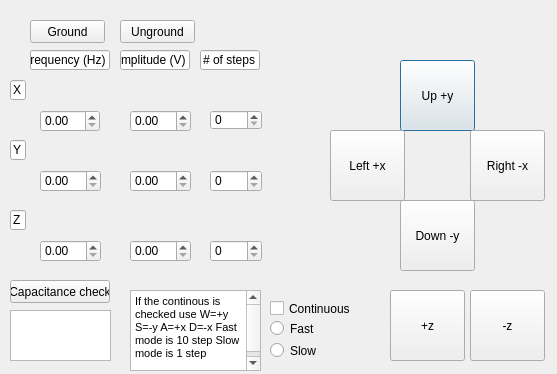
<?xml version="1.0" encoding="UTF-8"?>
<ui version="4.0">
 <class>Steps_2</class>
 <widget class="QDialog" name="Steps_2">
  <property name="geometry">
   <rect>
    <x>0</x>
    <y>0</y>
    <width>557</width>
    <height>374</height>
   </rect>
  </property>
  <property name="windowTitle">
   <string>Dialog</string>
  </property>
  <widget class="QPushButton" name="btn_up">
   <property name="geometry">
    <rect>
     <x>400</x>
     <y>60</y>
     <width>75</width>
     <height>71</height>
    </rect>
   </property>
   <property name="text">
    <string>Up +y</string>
   </property>
  </widget>
  <widget class="QPushButton" name="btn_down">
   <property name="geometry">
    <rect>
     <x>400</x>
     <y>200</y>
     <width>75</width>
     <height>71</height>
    </rect>
   </property>
   <property name="text">
    <string>Down -y</string>
   </property>
  </widget>
  <widget class="QPushButton" name="btn_right">
   <property name="geometry">
    <rect>
     <x>470</x>
     <y>130</y>
     <width>75</width>
     <height>71</height>
    </rect>
   </property>
   <property name="text">
    <string>Right -x</string>
   </property>
  </widget>
  <widget class="QPushButton" name="btn_left">
   <property name="geometry">
    <rect>
     <x>330</x>
     <y>130</y>
     <width>75</width>
     <height>71</height>
    </rect>
   </property>
   <property name="text">
    <string>Left +x</string>
   </property>
  </widget>
  <widget class="QPushButton" name="btn_Cap_check">
   <property name="geometry">
    <rect>
     <x>10</x>
     <y>280</y>
     <width>100</width>
     <height>23</height>
    </rect>
   </property>
   <property name="text">
    <string>Capacitance check</string>
   </property>
  </widget>
  <widget class="QPushButton" name="btn_ground">
   <property name="geometry">
    <rect>
     <x>30</x>
     <y>20</y>
     <width>75</width>
     <height>23</height>
    </rect>
   </property>
   <property name="text">
    <string>Ground</string>
   </property>
  </widget>
  <widget class="QPushButton" name="btn_unground">
   <property name="geometry">
    <rect>
     <x>120</x>
     <y>20</y>
     <width>75</width>
     <height>23</height>
    </rect>
   </property>
   <property name="text">
    <string>Unground</string>
   </property>
  </widget>
  <widget class="QPushButton" name="btn_up_z">
   <property name="geometry">
    <rect>
     <x>390</x>
     <y>290</y>
     <width>75</width>
     <height>71</height>
    </rect>
   </property>
   <property name="text">
    <string>+z</string>
   </property>
  </widget>
  <widget class="QPushButton" name="btn_down_z">
   <property name="geometry">
    <rect>
     <x>470</x>
     <y>290</y>
     <width>75</width>
     <height>71</height>
    </rect>
   </property>
   <property name="text">
    <string>-z</string>
   </property>
  </widget>
  <widget class="QDoubleSpinBox" name="btn_Frequency_z">
   <property name="geometry">
    <rect>
     <x>40</x>
     <y>240</y>
     <width>61</width>
     <height>22</height>
    </rect>
   </property>
   <property name="maximum">
    <double>2000.000000000000000</double>
   </property>
   <property name="singleStep">
    <double>0.100000000000000</double>
   </property>
  </widget>
  <widget class="QLineEdit" name="lineEdit_3">
   <property name="geometry">
    <rect>
     <x>200</x>
     <y>50</y>
     <width>60</width>
     <height>20</height>
    </rect>
   </property>
   <property name="text">
    <string># of steps</string>
   </property>
  </widget>
  <widget class="QDoubleSpinBox" name="btn_Frequency_x">
   <property name="geometry">
    <rect>
     <x>40</x>
     <y>110</y>
     <width>60</width>
     <height>22</height>
    </rect>
   </property>
   <property name="maximum">
    <double>2000.000000000000000</double>
   </property>
   <property name="singleStep">
    <double>0.100000000000000</double>
   </property>
  </widget>
  <widget class="QDoubleSpinBox" name="btn_Frequency_y">
   <property name="geometry">
    <rect>
     <x>40</x>
     <y>170</y>
     <width>61</width>
     <height>22</height>
    </rect>
   </property>
   <property name="maximum">
    <double>2000.000000000000000</double>
   </property>
   <property name="singleStep">
    <double>0.100000000000000</double>
   </property>
  </widget>
  <widget class="QSpinBox" name="btn_Steps_y">
   <property name="geometry">
    <rect>
     <x>210</x>
     <y>170</y>
     <width>52</width>
     <height>22</height>
    </rect>
   </property>
   <property name="minimumSize">
    <size>
     <width>42</width>
     <height>0</height>
    </size>
   </property>
   <property name="maximum">
    <number>100000</number>
   </property>
  </widget>
  <widget class="QSpinBox" name="btn_Steps_z">
   <property name="geometry">
    <rect>
     <x>210</x>
     <y>240</y>
     <width>52</width>
     <height>22</height>
    </rect>
   </property>
   <property name="minimumSize">
    <size>
     <width>42</width>
     <height>0</height>
    </size>
   </property>
   <property name="maximum">
    <number>100000</number>
   </property>
  </widget>
  <widget class="QDoubleSpinBox" name="btn_Amplitude_y">
   <property name="geometry">
    <rect>
     <x>130</x>
     <y>170</y>
     <width>61</width>
     <height>22</height>
    </rect>
   </property>
   <property name="maximum">
    <double>40.000000000000000</double>
   </property>
   <property name="singleStep">
    <double>0.100000000000000</double>
   </property>
  </widget>
  <widget class="QDoubleSpinBox" name="btn_Amplitude_z">
   <property name="geometry">
    <rect>
     <x>130</x>
     <y>240</y>
     <width>61</width>
     <height>22</height>
    </rect>
   </property>
   <property name="maximum">
    <double>40.000000000000000</double>
   </property>
   <property name="singleStep">
    <double>0.100000000000000</double>
   </property>
  </widget>
  <widget class="QSpinBox" name="btn_Steps_x">
   <property name="geometry">
    <rect>
     <x>210</x>
     <y>110</y>
     <width>52</width>
     <height>20</height>
    </rect>
   </property>
   <property name="minimumSize">
    <size>
     <width>42</width>
     <height>0</height>
    </size>
   </property>
   <property name="maximum">
    <number>100000</number>
   </property>
  </widget>
  <widget class="QLineEdit" name="lineEdit">
   <property name="geometry">
    <rect>
     <x>30</x>
     <y>50</y>
     <width>80</width>
     <height>20</height>
    </rect>
   </property>
   <property name="text">
    <string>Frequency (Hz)</string>
   </property>
  </widget>
  <widget class="QDoubleSpinBox" name="btn_Amplitude_x">
   <property name="geometry">
    <rect>
     <x>130</x>
     <y>110</y>
     <width>61</width>
     <height>22</height>
    </rect>
   </property>
   <property name="maximum">
    <double>40.000000000000000</double>
   </property>
   <property name="singleStep">
    <double>0.100000000000000</double>
   </property>
  </widget>
  <widget class="QLineEdit" name="lineEdit_2">
   <property name="geometry">
    <rect>
     <x>120</x>
     <y>50</y>
     <width>70</width>
     <height>20</height>
    </rect>
   </property>
   <property name="text">
    <string>Amplitude (V)</string>
   </property>
  </widget>
  <widget class="QLineEdit" name="lineEdit_4">
   <property name="geometry">
    <rect>
     <x>10</x>
     <y>80</y>
     <width>16</width>
     <height>20</height>
    </rect>
   </property>
   <property name="text">
    <string>X</string>
   </property>
  </widget>
  <widget class="QLineEdit" name="lineEdit_5">
   <property name="geometry">
    <rect>
     <x>10</x>
     <y>140</y>
     <width>16</width>
     <height>20</height>
    </rect>
   </property>
   <property name="text">
    <string>Y</string>
   </property>
  </widget>
  <widget class="QLineEdit" name="lineEdit_6">
   <property name="geometry">
    <rect>
     <x>10</x>
     <y>210</y>
     <width>16</width>
     <height>20</height>
    </rect>
   </property>
   <property name="text">
    <string>Z</string>
   </property>
  </widget>
  <widget class="QCheckBox" name="continous_check">
   <property name="geometry">
    <rect>
     <x>270</x>
     <y>300</y>
     <width>81</width>
     <height>17</height>
    </rect>
   </property>
   <property name="text">
    <string>Continuous</string>
   </property>
  </widget>
  <widget class="QTextEdit" name="textEdit">
   <property name="geometry">
    <rect>
     <x>130</x>
     <y>290</y>
     <width>131</width>
     <height>81</height>
    </rect>
   </property>
   <property name="html">
    <string>&lt;!DOCTYPE HTML PUBLIC &quot;-//W3C//DTD HTML 4.0//EN&quot; &quot;http://www.w3.org/TR/REC-html40/strict.dtd&quot;&gt;
&lt;html&gt;&lt;head&gt;&lt;meta name=&quot;qrichtext&quot; content=&quot;1&quot; /&gt;&lt;style type=&quot;text/css&quot;&gt;
p, li { white-space: pre-wrap; }
&lt;/style&gt;&lt;/head&gt;&lt;body style=&quot; font-family:'MS Shell Dlg 2'; font-size:8.25pt; font-weight:400; font-style:normal;&quot;&gt;
&lt;p style=&quot; margin-top:0px; margin-bottom:0px; margin-left:0px; margin-right:0px; -qt-block-indent:0; text-indent:0px;&quot;&gt;If the continous is checked use W=+y S=-y A=+x D=-x Fast mode is 10 step Slow mode is 1 step&lt;/p&gt;
&lt;p style=&quot;-qt-paragraph-type:empty; margin-top:0px; margin-bottom:0px; margin-left:0px; margin-right:0px; -qt-block-indent:0; text-indent:0px;&quot;&gt;&lt;br /&gt;&lt;/p&gt;&lt;/body&gt;&lt;/html&gt;</string>
   </property>
  </widget>
  <widget class="QTextEdit" name="capacitance_text">
   <property name="geometry">
    <rect>
     <x>10</x>
     <y>310</y>
     <width>101</width>
     <height>51</height>
    </rect>
   </property>
  </widget>
  <widget class="QRadioButton" name="radioBtn_fast">
   <property name="geometry">
    <rect>
     <x>270</x>
     <y>320</y>
     <width>82</width>
     <height>17</height>
    </rect>
   </property>
   <property name="text">
    <string>Fast</string>
   </property>
   <attribute name="buttonGroup">
    <string notr="true">buttonGroup</string>
   </attribute>
  </widget>
  <widget class="QRadioButton" name="radioBtn_slow">
   <property name="geometry">
    <rect>
     <x>270</x>
     <y>340</y>
     <width>82</width>
     <height>21</height>
    </rect>
   </property>
   <property name="text">
    <string>Slow</string>
   </property>
   <attribute name="buttonGroup">
    <string notr="true">buttonGroup</string>
   </attribute>
  </widget>
 </widget>
 <resources/>
 <connections/>
 <buttongroups>
  <buttongroup name="buttonGroup"/>
 </buttongroups>
</ui>
